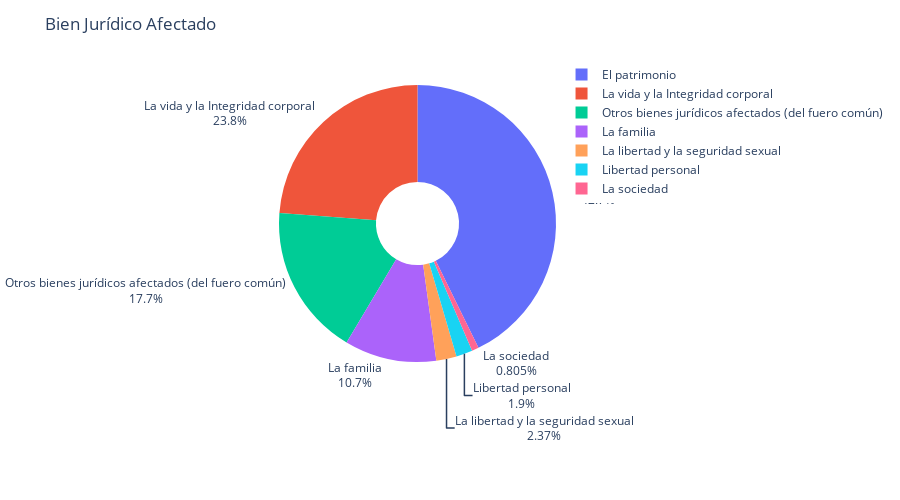

This figure's notebook cell:
### Code cell
#Bien juridico afectado
bienj_recuento = appended_df.groupby('Bien jurídico afectado')['Recuento'].sum().reset_index()
fig = px.pie(bienj_recuento, names="Bien jurídico afectado", values="Recuento", hole=0.3)

fig.update_traces(textposition='outside', textinfo='percent+label')
fig.update_layout(title_text='Bien Jurídico Afectado', yaxis_title='',
                   xaxis_title='', height=500, xaxis={'categoryorder':'total descending'})
fig.show()

### Figure 1 — Plotly figure (JSON) as saved in the notebook; plotly's stock layout.template omitted (floating-point values rounded to 4 significant figures)
{"data": [{"domain": {"x": [0, 1], "y": [0, 1]}, "hole": 0.3, "hovertemplate": "Bien jurídico afectado=%{label}<br>Recuento=%{value}<extra></extra>", "labels": ["El patrimonio", "La familia", "La libertad y la seguridad sexual", "La sociedad", "La vida y la Integridad corporal", "Libertad personal", "Otros bienes jurídicos afectados (del fuero común)"], "legendgroup": "", "name": "", "showlegend": true, "textinfo": "percent+label", "textposition": "outside", "type": "pie", "values": [8447632, 2120972, 468180, 159157, 4700196, 376313, 3490231]}], "layout": {"height": 500, "legend": {"tracegroupgap": 0}, "margin": {"t": 60}, "title": {"text": "Bien Jurídico Afectado"}, "xaxis": {"categoryorder": "total descending", "title": {"text": ""}}, "yaxis": {"title": {"text": ""}}}}
